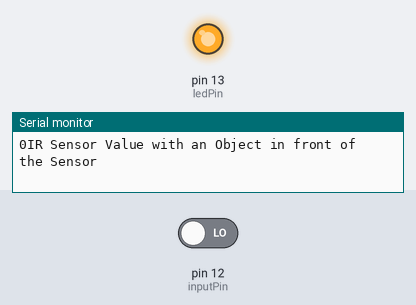
Simulated run of this sketch. Board: Arduino Uno, built with avr-gcc and run on an emulated ATmega328P. On the bench: output pins drawn as LEDs (lit = HIGH), the last lines printed to the serial monitor. Inputs (shaded band) come from the test bench; at power-on: pin 12 (inputPin) LOW.

Above: at 2.8 s.
2.9 s: pin 12 (inputPin) driven HIGH
At 3.3 s:
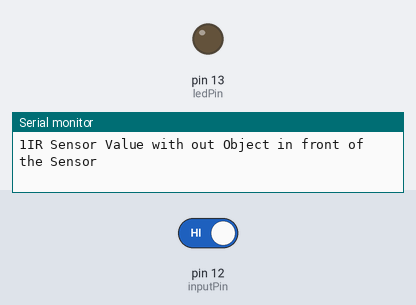
4.5 s: pin 12 (inputPin) driven LOW
At 5.6 s:
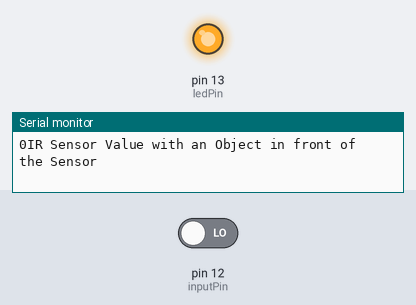
Timing chart, 0 to 7.5 s (numbered marks = the images above; inputs shaded):
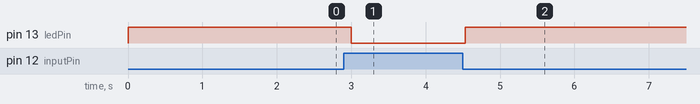

The sketch:

IR_Code.ino
```cpp
int ledPin = 13; // D7 choose pin for the LED
int inputPin =12; // D6 choose input pin (for Infrared sensor)
int val = 0; // variable for reading the pin status

void setup()
{  Serial.begin(9600);
   pinMode(ledPin, OUTPUT); // declare LED as output
   pinMode(inputPin, INPUT); // declare Infrared sensor as input
}


void loop() {
  // put your main code here, to run repeatedly:
   val = digitalRead(inputPin); // read input value
   if (val == HIGH)
   { // check if the input is HIGH
      digitalWrite(ledPin, LOW); // turn LED OFF
      Serial.print(val);
      Serial.println("IR Sensor Value with out Object in front of the Sensor");

   }
   else
   {
      digitalWrite(ledPin, HIGH); // turn LED ON
      Serial.print(val);
      Serial.println("IR Sensor Value with an Object in front of the Sensor");
      delay(1000);
   }
}
```

Measured:
- after the input at 2.9 s, pin 13 (ledPin): HIGH → LOW after 0.10 s
- after the input at 4.5 s, pin 13 (ledPin): LOW → HIGH at once
